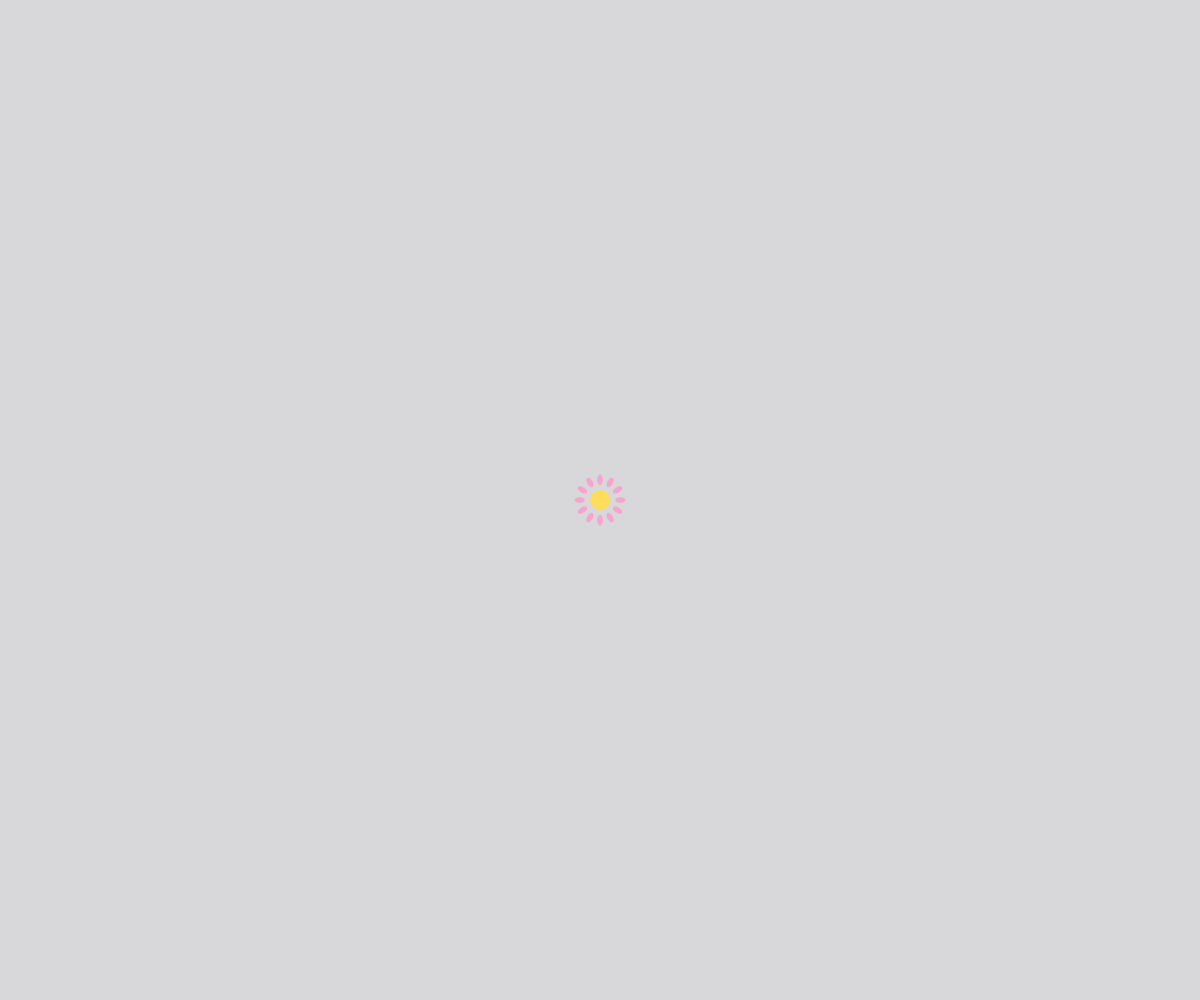
Frame 1 (no input)
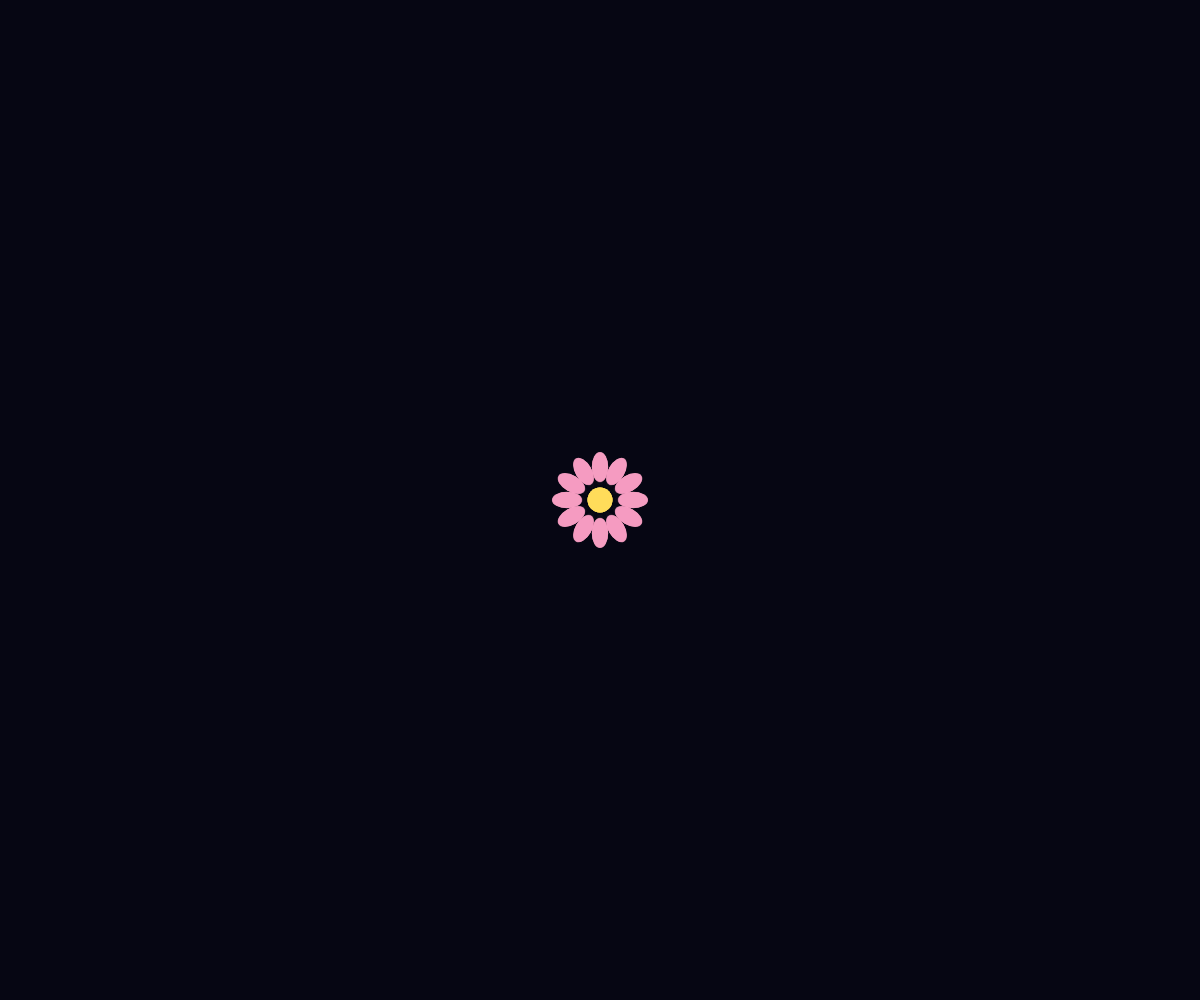
Frame 60 (no input)
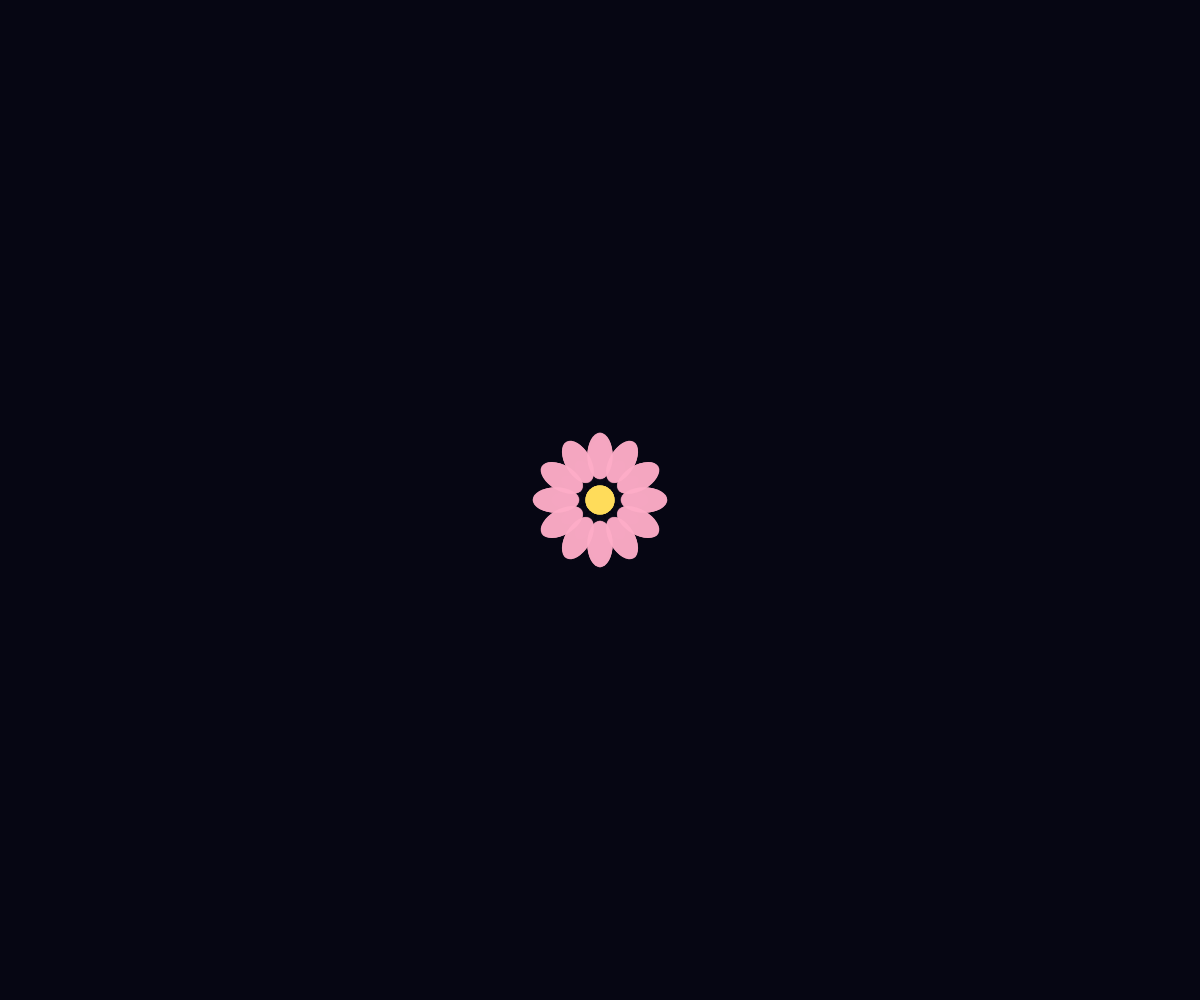
Frame 120 (the mouse pressed at the canvas centre since frame 60)

The p5.js sketch that drew these frames (run headless with seeded random() and noise() and a simulated clock; from frame 60 on, the mouse is pressed at the canvas centre):

// p5.js sketch
// ── sketch.js
let bloomProgress = 0;   // 0 = seed, 1 = full bloom
let bloomSpeed = 0.003;  // adjust speed for slower/faster growth

function setup() {
  createCanvas(windowWidth, windowHeight);
  angleMode(DEGREES);
  noStroke();
}

function draw() {
  background(10, 10, 20, 40); // slight fade for trailing motion

  // Bloom progresses over time but slows as it gets close to full bloom
  bloomProgress += (1 - bloomProgress) * bloomSpeed;

  translate(width / 2, height / 2);

  drawFlower(bloomProgress);
}

function drawFlower(p) {
  let petalCount = 12;
  let radius = 20 + p * 80;  // grows smoothly
  let petalLength = 10 + p * 120;

  fill(255, 150 + p * 80, 200, 200);

  for (let i = 0; i < petalCount; i++) {
    let angle = i * (360 / petalCount);

    push();
    rotate(angle);

    // Each petal
    ellipse(radius, 0, petalLength, petalLength * 0.55);

    pop();
  }

  // Center (stigma)
  fill(255, 220, 90);
  ellipse(0, 0, 20 + p * 30);
}

function windowResized() {
  resizeCanvas(windowWidth, windowHeight);
}
